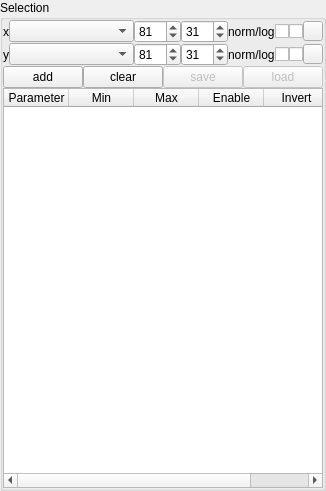
<?xml version="1.0" encoding="UTF-8"?>
<ui version="4.0">
 <class>Form</class>
 <widget class="QWidget" name="Form">
  <property name="geometry">
   <rect>
    <x>0</x>
    <y>0</y>
    <width>323</width>
    <height>491</height>
   </rect>
  </property>
  <property name="windowTitle">
   <string>Form</string>
  </property>
  <layout class="QGridLayout" name="gridLayout_5">
   <property name="margin">
    <number>0</number>
   </property>
   <property name="spacing">
    <number>0</number>
   </property>
   <item row="3" column="0" colspan="2">
    <widget class="QGroupBox" name="groupBox">
     <property name="title">
      <string>Selection</string>
     </property>
     <layout class="QVBoxLayout" name="verticalLayout_2">
      <property name="spacing">
       <number>0</number>
      </property>
      <property name="margin">
       <number>0</number>
      </property>
      <item>
       <layout class="QGridLayout" name="gridLayout_6">
        <property name="spacing">
         <number>0</number>
        </property>
        <item row="3" column="8">
         <widget class="QPushButton" name="pushButton_5">
          <property name="sizePolicy">
           <sizepolicy hsizetype="Fixed" vsizetype="Fixed">
            <horstretch>0</horstretch>
            <verstretch>0</verstretch>
           </sizepolicy>
          </property>
          <property name="maximumSize">
           <size>
            <width>20</width>
            <height>20</height>
           </size>
          </property>
          <property name="text">
           <string/>
          </property>
         </widget>
        </item>
        <item row="2" column="8">
         <widget class="QPushButton" name="pushButton_4">
          <property name="sizePolicy">
           <sizepolicy hsizetype="Fixed" vsizetype="Fixed">
            <horstretch>0</horstretch>
            <verstretch>0</verstretch>
           </sizepolicy>
          </property>
          <property name="maximumSize">
           <size>
            <width>20</width>
            <height>20</height>
           </size>
          </property>
          <property name="text">
           <string/>
          </property>
         </widget>
        </item>
        <item row="2" column="2">
         <widget class="QComboBox" name="comboBox">
          <property name="sizePolicy">
           <sizepolicy hsizetype="Minimum" vsizetype="Fixed">
            <horstretch>0</horstretch>
            <verstretch>0</verstretch>
           </sizepolicy>
          </property>
         </widget>
        </item>
        <item row="3" column="2">
         <widget class="QComboBox" name="comboBox_2">
          <property name="sizePolicy">
           <sizepolicy hsizetype="Minimum" vsizetype="Fixed">
            <horstretch>0</horstretch>
            <verstretch>0</verstretch>
           </sizepolicy>
          </property>
         </widget>
        </item>
        <item row="2" column="0">
         <widget class="QLabel" name="label">
          <property name="sizePolicy">
           <sizepolicy hsizetype="Fixed" vsizetype="Preferred">
            <horstretch>0</horstretch>
            <verstretch>0</verstretch>
           </sizepolicy>
          </property>
          <property name="text">
           <string>x</string>
          </property>
         </widget>
        </item>
        <item row="3" column="0">
         <widget class="QLabel" name="label_8">
          <property name="text">
           <string>y</string>
          </property>
         </widget>
        </item>
        <item row="2" column="3">
         <widget class="QSpinBox" name="spinBox">
          <property name="sizePolicy">
           <sizepolicy hsizetype="Fixed" vsizetype="Fixed">
            <horstretch>0</horstretch>
            <verstretch>0</verstretch>
           </sizepolicy>
          </property>
          <property name="maximum">
           <number>999</number>
          </property>
          <property name="value">
           <number>81</number>
          </property>
         </widget>
        </item>
        <item row="3" column="3">
         <widget class="QSpinBox" name="spinBox_3">
          <property name="sizePolicy">
           <sizepolicy hsizetype="Fixed" vsizetype="Fixed">
            <horstretch>0</horstretch>
            <verstretch>0</verstretch>
           </sizepolicy>
          </property>
          <property name="maximum">
           <number>999</number>
          </property>
          <property name="value">
           <number>81</number>
          </property>
         </widget>
        </item>
        <item row="2" column="4">
         <widget class="QSpinBox" name="spinBox_2">
          <property name="sizePolicy">
           <sizepolicy hsizetype="Fixed" vsizetype="Fixed">
            <horstretch>0</horstretch>
            <verstretch>0</verstretch>
           </sizepolicy>
          </property>
          <property name="maximum">
           <number>999</number>
          </property>
          <property name="value">
           <number>31</number>
          </property>
         </widget>
        </item>
        <item row="3" column="4">
         <widget class="QSpinBox" name="spinBox_4">
          <property name="sizePolicy">
           <sizepolicy hsizetype="Fixed" vsizetype="Fixed">
            <horstretch>0</horstretch>
            <verstretch>0</verstretch>
           </sizepolicy>
          </property>
          <property name="maximum">
           <number>999</number>
          </property>
          <property name="value">
           <number>31</number>
          </property>
         </widget>
        </item>
        <item row="2" column="6">
         <widget class="QCheckBox" name="checkBox_2">
          <property name="sizePolicy">
           <sizepolicy hsizetype="Fixed" vsizetype="Fixed">
            <horstretch>0</horstretch>
            <verstretch>0</verstretch>
           </sizepolicy>
          </property>
          <property name="text">
           <string/>
          </property>
         </widget>
        </item>
        <item row="2" column="7">
         <widget class="QCheckBox" name="checkBox">
          <property name="sizePolicy">
           <sizepolicy hsizetype="Fixed" vsizetype="Fixed">
            <horstretch>0</horstretch>
            <verstretch>0</verstretch>
           </sizepolicy>
          </property>
          <property name="text">
           <string/>
          </property>
         </widget>
        </item>
        <item row="3" column="6">
         <widget class="QCheckBox" name="checkBox_4">
          <property name="sizePolicy">
           <sizepolicy hsizetype="Fixed" vsizetype="Fixed">
            <horstretch>0</horstretch>
            <verstretch>0</verstretch>
           </sizepolicy>
          </property>
          <property name="text">
           <string/>
          </property>
         </widget>
        </item>
        <item row="3" column="7">
         <widget class="QCheckBox" name="checkBox_3">
          <property name="sizePolicy">
           <sizepolicy hsizetype="Fixed" vsizetype="Fixed">
            <horstretch>0</horstretch>
            <verstretch>0</verstretch>
           </sizepolicy>
          </property>
          <property name="text">
           <string/>
          </property>
         </widget>
        </item>
        <item row="5" column="2" colspan="7">
         <layout class="QHBoxLayout" name="horizontalLayout">
          <property name="spacing">
           <number>0</number>
          </property>
         </layout>
        </item>
        <item row="4" column="2" colspan="7">
         <layout class="QHBoxLayout" name="horizontalLayout_2">
          <property name="spacing">
           <number>0</number>
          </property>
         </layout>
        </item>
        <item row="2" column="5">
         <widget class="QLabel" name="label_4">
          <property name="sizePolicy">
           <sizepolicy hsizetype="Fixed" vsizetype="Preferred">
            <horstretch>0</horstretch>
            <verstretch>0</verstretch>
           </sizepolicy>
          </property>
          <property name="text">
           <string>norm/log</string>
          </property>
         </widget>
        </item>
        <item row="3" column="5">
         <widget class="QLabel" name="label_5">
          <property name="sizePolicy">
           <sizepolicy hsizetype="Fixed" vsizetype="Preferred">
            <horstretch>0</horstretch>
            <verstretch>0</verstretch>
           </sizepolicy>
          </property>
          <property name="text">
           <string>norm/log</string>
          </property>
         </widget>
        </item>
       </layout>
      </item>
      <item>
       <layout class="QHBoxLayout" name="horizontalLayout_4">
        <property name="spacing">
         <number>0</number>
        </property>
        <item>
         <widget class="QPushButton" name="pushButton">
          <property name="text">
           <string>add</string>
          </property>
         </widget>
        </item>
        <item>
         <widget class="QPushButton" name="pushButton_6">
          <property name="enabled">
           <bool>true</bool>
          </property>
          <property name="text">
           <string>clear</string>
          </property>
         </widget>
        </item>
        <item>
         <widget class="QPushButton" name="pushButton_2">
          <property name="enabled">
           <bool>false</bool>
          </property>
          <property name="text">
           <string>save</string>
          </property>
         </widget>
        </item>
        <item>
         <widget class="QPushButton" name="pushButton_3">
          <property name="enabled">
           <bool>false</bool>
          </property>
          <property name="text">
           <string>load</string>
          </property>
         </widget>
        </item>
       </layout>
      </item>
      <item>
       <widget class="QTableWidget" name="tableWidget">
        <property name="sizePolicy">
         <sizepolicy hsizetype="Preferred" vsizetype="Expanding">
          <horstretch>0</horstretch>
          <verstretch>0</verstretch>
         </sizepolicy>
        </property>
        <attribute name="horizontalHeaderDefaultSectionSize">
         <number>65</number>
        </attribute>
        <attribute name="horizontalHeaderStretchLastSection">
         <bool>true</bool>
        </attribute>
        <attribute name="verticalHeaderDefaultSectionSize">
         <number>35</number>
        </attribute>
        <attribute name="verticalHeaderMinimumSectionSize">
         <number>25</number>
        </attribute>
        <column>
         <property name="text">
          <string>Parameter</string>
         </property>
        </column>
        <column>
         <property name="text">
          <string>Min</string>
         </property>
        </column>
        <column>
         <property name="text">
          <string>Max</string>
         </property>
        </column>
        <column>
         <property name="text">
          <string>Enable</string>
         </property>
        </column>
        <column>
         <property name="text">
          <string>Invert</string>
         </property>
        </column>
       </widget>
      </item>
     </layout>
    </widget>
   </item>
  </layout>
 </widget>
 <resources/>
 <connections/>
</ui>
